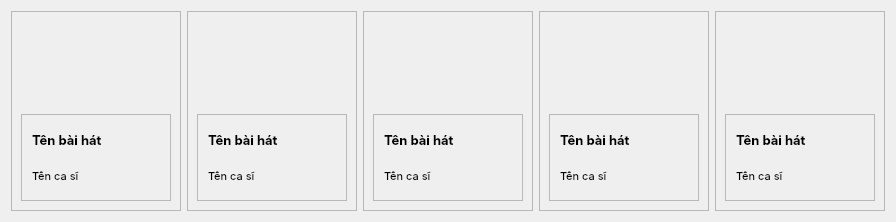
            <widget class="QWidget" name="cardframe_3" native="true">
             <property name="maximumSize">
              <size>
               <width>1440</width>
               <height>220</height>
              </size>
             </property>
             <property name="font">
              <font>
               <family>Inter</family>
              </font>
             </property>
             <layout class="QHBoxLayout" name="horizontalLayout_8">
              <item>
               <widget class="QFrame" name="card_11">
                <property name="minimumSize">
                 <size>
                  <width>170</width>
                  <height>200</height>
                 </size>
                </property>
                <property name="maximumSize">
                 <size>
                  <width>170</width>
                  <height>200</height>
                 </size>
                </property>
                <property name="frameShape">
                 <enum>QFrame::StyledPanel</enum>
                </property>
                <property name="frameShadow">
                 <enum>QFrame::Raised</enum>
                </property>
                <layout class="QVBoxLayout" name="verticalLayout_50">
                 <item>
                  <layout class="QVBoxLayout" name="verticalLayout_51">
                   <item alignment="Qt::AlignHCenter">
                    <widget class="QLabel" name="label_47">
                     <property name="minimumSize">
                      <size>
                       <width>100</width>
                       <height>30</height>
                      </size>
                     </property>
                     <property name="maximumSize">
                      <size>
                       <width>100</width>
                       <height>100</height>
                      </size>
                     </property>
                     <property name="font">
                      <font>
                       <pointsize>1</pointsize>
                      </font>
                     </property>
                     <property name="text">
                      <string/>
                     </property>
                     <property name="pixmap">
                      <pixmap>resources.qrc/itunes.svg</pixmap>
                     </property>
                     <property name="scaledContents">
                      <bool>true</bool>
                     </property>
                    </widget>
                   </item>
                   <item>
                    <widget class="QFrame" name="frame_16">
                     <property name="frameShape">
                      <enum>QFrame::StyledPanel</enum>
                     </property>
                     <property name="frameShadow">
                      <enum>QFrame::Raised</enum>
                     </property>
                     <layout class="QVBoxLayout" name="verticalLayout_52">
                      <property name="leftMargin">
                       <number>10</number>
                      </property>
                      <property name="topMargin">
                       <number>10</number>
                      </property>
                      <property name="rightMargin">
                       <number>10</number>
                      </property>
                      <property name="bottomMargin">
                       <number>10</number>
                      </property>
                      <item>
                       <widget class="QLabel" name="label_48">
                        <property name="font">
                         <font>
                          <pointsize>10</pointsize>
                          <weight>75</weight>
                          <bold>true</bold>
                         </font>
                        </property>
                        <property name="text">
                         <string>Tên bài hát</string>
                        </property>
                       </widget>
                      </item>
                      <item>
                       <widget class="QLabel" name="label_49">
                        <property name="font">
                         <font>
                          <pointsize>8</pointsize>
                         </font>
                        </property>
                        <property name="text">
                         <string>Tên ca sĩ</string>
                        </property>
                       </widget>
                      </item>
                     </layout>
                    </widget>
                   </item>
                  </layout>
                 </item>
                </layout>
               </widget>
              </item>
              <item>
               <widget class="QFrame" name="card_12">
                <property name="minimumSize">
                 <size>
                  <width>170</width>
                  <height>200</height>
                 </size>
                </property>
                <property name="maximumSize">
                 <size>
                  <width>170</width>
                  <height>200</height>
                 </size>
                </property>
                <property name="frameShape">
                 <enum>QFrame::StyledPanel</enum>
                </property>
                <property name="frameShadow">
                 <enum>QFrame::Raised</enum>
                </property>
                <layout class="QVBoxLayout" name="verticalLayout_53">
                 <item>
                  <layout class="QVBoxLayout" name="verticalLayout_54">
                   <item alignment="Qt::AlignHCenter">
                    <widget class="QLabel" name="label_50">
                     <property name="minimumSize">
                      <size>
                       <width>100</width>
                       <height>30</height>
                      </size>
                     </property>
                     <property name="maximumSize">
                      <size>
                       <width>100</width>
                       <height>100</height>
                      </size>
                     </property>
                     <property name="font">
                      <font>
                       <pointsize>1</pointsize>
                      </font>
                     </property>
                     <property name="text">
                      <string/>
                     </property>
                     <property name="pixmap">
                      <pixmap>resources.qrc/itunes.svg</pixmap>
                     </property>
                     <property name="scaledContents">
                      <bool>true</bool>
                     </property>
                    </widget>
                   </item>
                   <item>
                    <widget class="QFrame" name="frame_17">
                     <property name="frameShape">
                      <enum>QFrame::StyledPanel</enum>
                     </property>
                     <property name="frameShadow">
                      <enum>QFrame::Raised</enum>
                     </property>
                     <layout class="QVBoxLayout" name="verticalLayout_55">
                      <property name="leftMargin">
                       <number>10</number>
                      </property>
                      <property name="topMargin">
                       <number>10</number>
                      </property>
                      <property name="rightMargin">
                       <number>10</number>
                      </property>
                      <property name="bottomMargin">
                       <number>10</number>
                      </property>
                      <item>
                       <widget class="QLabel" name="label_51">
                        <property name="font">
                         <font>
                          <pointsize>10</pointsize>
                          <weight>75</weight>
                          <bold>true</bold>
                         </font>
                        </property>
                        <property name="text">
                         <string>Tên bài hát</string>
                        </property>
                       </widget>
                      </item>
                      <item>
                       <widget class="QLabel" name="label_52">
                        <property name="font">
                         <font>
                          <pointsize>8</pointsize>
                         </font>
                        </property>
                        <property name="text">
                         <string>Tên ca sĩ</string>
                        </property>
                       </widget>
                      </item>
                     </layout>
                    </widget>
                   </item>
                  </layout>
                 </item>
                </layout>
               </widget>
              </item>
              <item>
               <widget class="QFrame" name="card_13">
                <property name="minimumSize">
                 <size>
                  <width>170</width>
                  <height>200</height>
                 </size>
                </property>
                <property name="maximumSize">
                 <size>
                  <width>170</width>
                  <height>200</height>
                 </size>
                </property>
                <property name="frameShape">
                 <enum>QFrame::StyledPanel</enum>
                </property>
                <property name="frameShadow">
                 <enum>QFrame::Raised</enum>
                </property>
                <layout class="QVBoxLayout" name="verticalLayout_56">
                 <item>
                  <layout class="QVBoxLayout" name="verticalLayout_57">
                   <item alignment="Qt::AlignHCenter">
                    <widget class="QLabel" name="label_53">
                     <property name="minimumSize">
                      <size>
                       <width>100</width>
                       <height>30</height>
                      </size>
                     </property>
                     <property name="maximumSize">
                      <size>
                       <width>100</width>
                       <height>100</height>
                      </size>
                     </property>
                     <property name="font">
                      <font>
                       <pointsize>1</pointsize>
                      </font>
                     </property>
                     <property name="text">
                      <string/>
                     </property>
                     <property name="pixmap">
                      <pixmap>resources.qrc/itunes.svg</pixmap>
                     </property>
                     <property name="scaledContents">
                      <bool>true</bool>
                     </property>
                    </widget>
                   </item>
                   <item>
                    <widget class="QFrame" name="frame_18">
                     <property name="frameShape">
                      <enum>QFrame::StyledPanel</enum>
                     </property>
                     <property name="frameShadow">
                      <enum>QFrame::Raised</enum>
                     </property>
                     <layout class="QVBoxLayout" name="verticalLayout_58">
                      <property name="leftMargin">
                       <number>10</number>
                      </property>
                      <property name="topMargin">
                       <number>10</number>
                      </property>
                      <property name="rightMargin">
                       <number>10</number>
                      </property>
                      <property name="bottomMargin">
                       <number>10</number>
                      </property>
                      <item>
                       <widget class="QLabel" name="label_54">
                        <property name="font">
                         <font>
                          <pointsize>10</pointsize>
                          <weight>75</weight>
                          <bold>true</bold>
                         </font>
                        </property>
                        <property name="text">
                         <string>Tên bài hát</string>
                        </property>
                       </widget>
                      </item>
                      <item>
                       <widget class="QLabel" name="label_55">
                        <property name="font">
                         <font>
                          <pointsize>8</pointsize>
                         </font>
                        </property>
                        <property name="text">
                         <string>Tên ca sĩ</string>
                        </property>
                       </widget>
                      </item>
                     </layout>
                    </widget>
                   </item>
                  </layout>
                 </item>
                </layout>
               </widget>
              </item>
              <item>
               <widget class="QFrame" name="card_14">
                <property name="minimumSize">
                 <size>
                  <width>170</width>
                  <height>200</height>
                 </size>
                </property>
                <property name="maximumSize">
                 <size>
                  <width>170</width>
                  <height>200</height>
                 </size>
                </property>
                <property name="frameShape">
                 <enum>QFrame::StyledPanel</enum>
                </property>
                <property name="frameShadow">
                 <enum>QFrame::Raised</enum>
                </property>
                <layout class="QVBoxLayout" name="verticalLayout_59">
                 <item>
                  <layout class="QVBoxLayout" name="verticalLayout_60">
                   <item alignment="Qt::AlignHCenter">
                    <widget class="QLabel" name="label_56">
                     <property name="minimumSize">
                      <size>
                       <width>100</width>
                       <height>30</height>
                      </size>
                     </property>
                     <property name="maximumSize">
                      <size>
                       <width>100</width>
                       <height>100</height>
                      </size>
                     </property>
                     <property name="font">
                      <font>
                       <pointsize>1</pointsize>
                      </font>
                     </property>
                     <property name="text">
                      <string/>
                     </property>
                     <property name="pixmap">
                      <pixmap>resources.qrc/itunes.svg</pixmap>
                     </property>
                     <property name="scaledContents">
                      <bool>true</bool>
                     </property>
                    </widget>
                   </item>
                   <item>
                    <widget class="QFrame" name="frame_19">
                     <property name="frameShape">
                      <enum>QFrame::StyledPanel</enum>
                     </property>
                     <property name="frameShadow">
                      <enum>QFrame::Raised</enum>
                     </property>
                     <layout class="QVBoxLayout" name="verticalLayout_61">
                      <property name="leftMargin">
                       <number>10</number>
                      </property>
                      <property name="topMargin">
                       <number>10</number>
                      </property>
                      <property name="rightMargin">
                       <number>10</number>
                      </property>
                      <property name="bottomMargin">
                       <number>10</number>
                      </property>
                      <item>
                       <widget class="QLabel" name="label_57">
                        <property name="font">
                         <font>
                          <pointsize>10</pointsize>
                          <weight>75</weight>
                          <bold>true</bold>
                         </font>
                        </property>
                        <property name="text">
                         <string>Tên bài hát</string>
                        </property>
                       </widget>
                      </item>
                      <item>
                       <widget class="QLabel" name="label_58">
                        <property name="font">
                         <font>
                          <pointsize>8</pointsize>
                         </font>
                        </property>
                        <property name="text">
                         <string>Tên ca sĩ</string>
                        </property>
                       </widget>
                      </item>
                     </layout>
                    </widget>
                   </item>
                  </layout>
                 </item>
                </layout>
               </widget>
              </item>
              <item>
               <widget class="QFrame" name="card_15">
                <property name="minimumSize">
                 <size>
                  <width>170</width>
                  <height>200</height>
                 </size>
                </property>
                <property name="maximumSize">
                 <size>
                  <width>170</width>
                  <height>200</height>
                 </size>
                </property>
                <property name="frameShape">
                 <enum>QFrame::StyledPanel</enum>
                </property>
                <property name="frameShadow">
                 <enum>QFrame::Raised</enum>
                </property>
                <layout class="QVBoxLayout" name="verticalLayout_62">
                 <item>
                  <layout class="QVBoxLayout" name="verticalLayout_63">
                   <item alignment="Qt::AlignHCenter">
                    <widget class="QLabel" name="label_59">
                     <property name="minimumSize">
                      <size>
                       <width>100</width>
                       <height>30</height>
                      </size>
                     </property>
                     <property name="maximumSize">
                      <size>
                       <width>100</width>
                       <height>100</height>
                      </size>
                     </property>
                     <property name="font">
                      <font>
                       <pointsize>1</pointsize>
                      </font>
                     </property>
                     <property name="text">
                      <string/>
                     </property>
                     <property name="pixmap">
                      <pixmap>resources.qrc/itunes.svg</pixmap>
                     </property>
                     <property name="scaledContents">
                      <bool>true</bool>
                     </property>
                    </widget>
                   </item>
                   <item>
                    <widget class="QFrame" name="frame_20">
                     <property name="frameShape">
                      <enum>QFrame::StyledPanel</enum>
                     </property>
                     <property name="frameShadow">
                      <enum>QFrame::Raised</enum>
                     </property>
                     <layout class="QVBoxLayout" name="verticalLayout_64">
                      <property name="leftMargin">
                       <number>10</number>
                      </property>
                      <property name="topMargin">
                       <number>10</number>
                      </property>
                      <property name="rightMargin">
                       <number>10</number>
                      </property>
                      <property name="bottomMargin">
                       <number>10</number>
                      </property>
                      <item>
                       <widget class="QLabel" name="label_60">
                        <property name="font">
                         <font>
                          <pointsize>10</pointsize>
                          <weight>75</weight>
                          <bold>true</bold>
                         </font>
                        </property>
                        <property name="text">
                         <string>Tên bài hát</string>
                        </property>
                       </widget>
                      </item>
                      <item>
                       <widget class="QLabel" name="label_61">
                        <property name="font">
                         <font>
                          <pointsize>8</pointsize>
                         </font>
                        </property>
                        <property name="text">
                         <string>Tên ca sĩ</string>
                        </property>
                       </widget>
                      </item>
                     </layout>
                    </widget>
                   </item>
                  </layout>
                 </item>
                </layout>
               </widget>
              </item>
             </layout>
            </widget>
